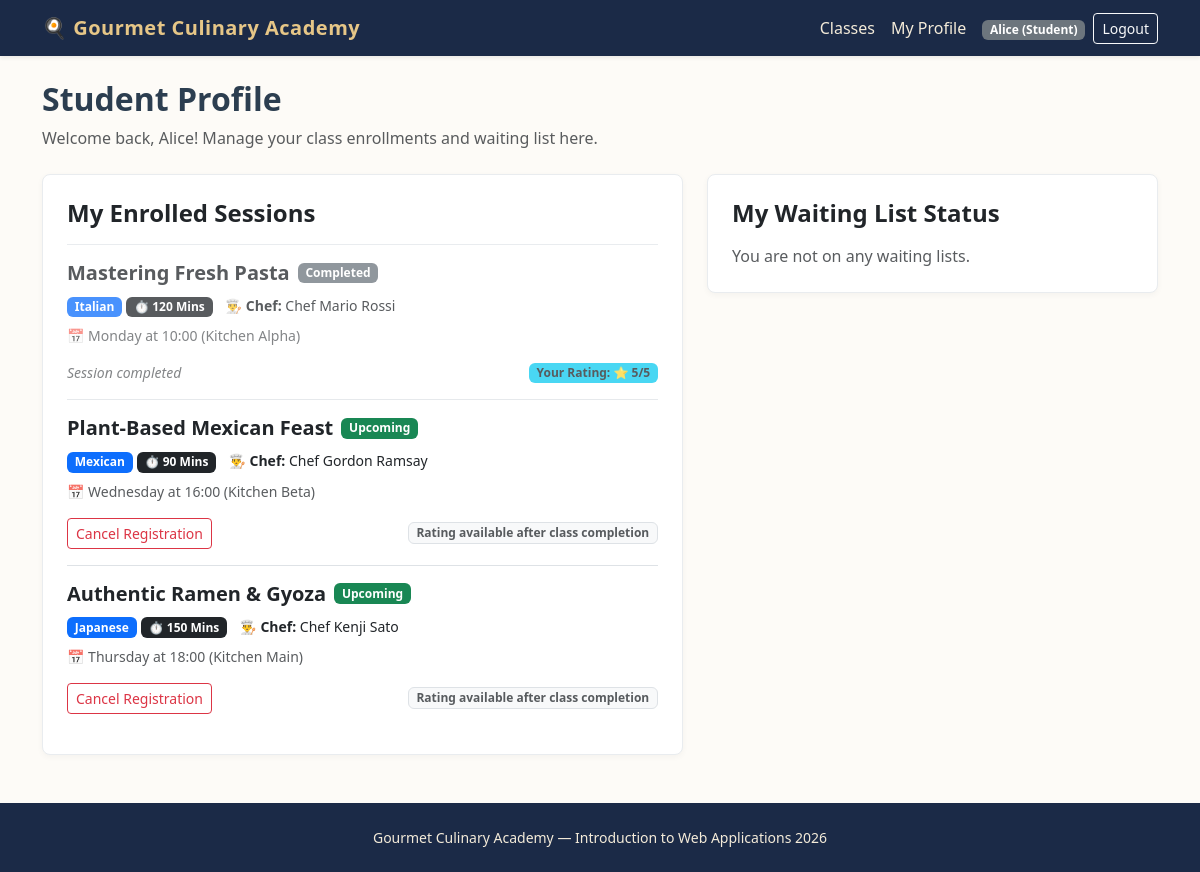
Page /student/profile (signed in) on the earlier database version.
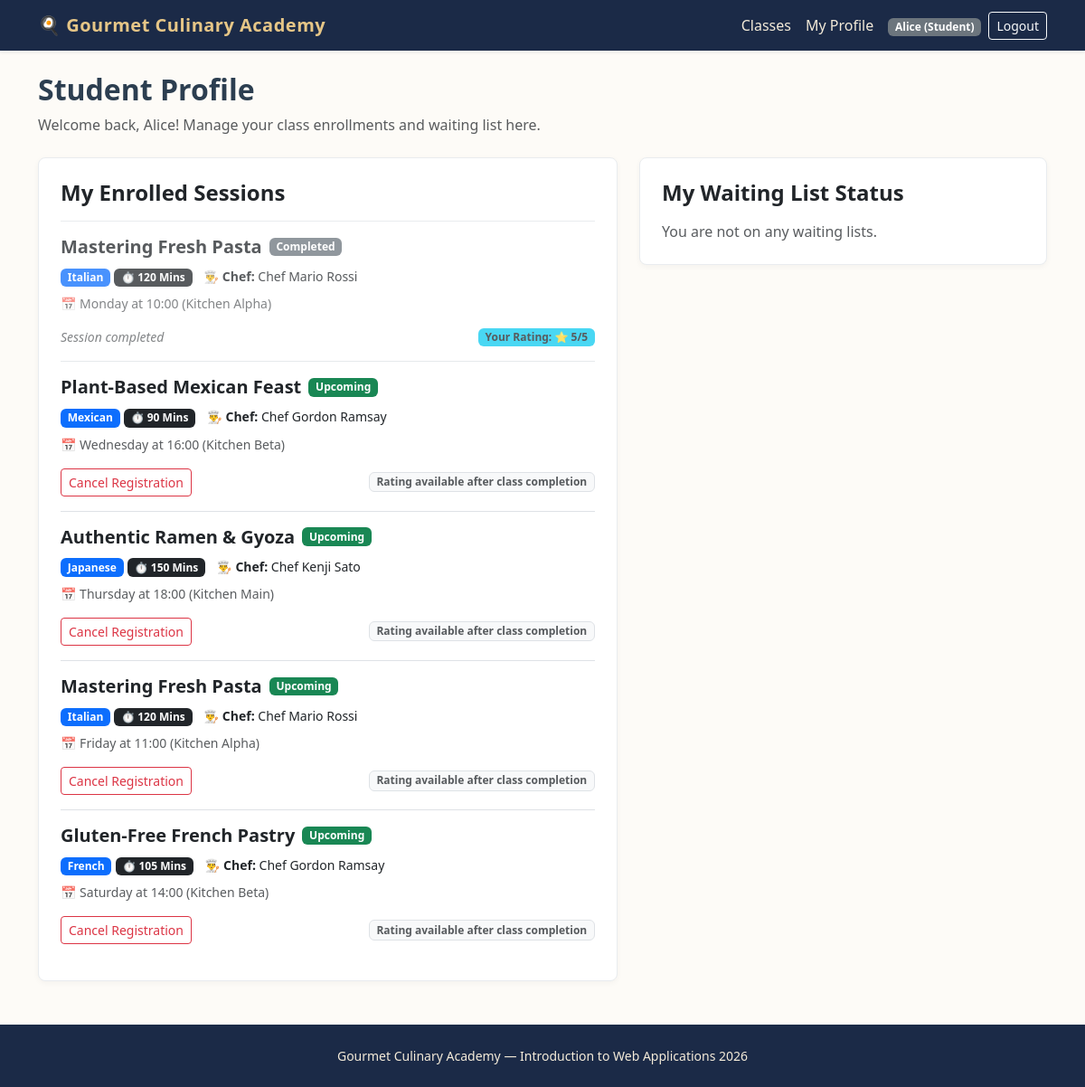
Same page on the later database version.
### tables this page shows
CREATE TABLE users (
    id INTEGER PRIMARY KEY AUTOINCREMENT,
    email TEXT UNIQUE NOT NULL,
    first_name TEXT NOT NULL,
    last_name TEXT NOT NULL,
    password TEXT NOT NULL,
    role TEXT NOT NULL CHECK(role IN ('Manager', 'Student'))
);

CREATE TABLE enrollments (
    id INTEGER PRIMARY KEY AUTOINCREMENT,
    student_id INTEGER NOT NULL,
    session_id INTEGER NOT NULL,
    FOREIGN KEY (student_id) REFERENCES users(id) ON DELETE CASCADE,
    FOREIGN KEY (session_id) REFERENCES class_sessions(id) ON DELETE CASCADE,
    UNIQUE(student_id, session_id)
);

CREATE TABLE cooking_classes (
    id INTEGER PRIMARY KEY AUTOINCREMENT,
    manager_id INTEGER NOT NULL,
    title TEXT NOT NULL UNIQUE,
    cuisine TEXT NOT NULL,
    difficulty TEXT NOT NULL CHECK(difficulty IN ('Beginner', 'Intermediate', 'Advanced')),
    duration INTEGER NOT NULL,
    dietary_category TEXT NOT NULL CHECK(dietary_category IN ('Standard', 'Vegetarian', 'Vegan', 'Gluten-free')),
    chef_name TEXT NOT NULL,
    ingredients TEXT NOT NULL, -- Virgülle ayrılmış en az 4 malzeme
    description TEXT NOT NULL,
    photo_1 TEXT NOT NULL,
    photo_2 TEXT NOT NULL,
    photo_3 TEXT NOT NULL,
    FOREIGN KEY (manager_id) REFERENCES users(id) ON DELETE CASCADE
);

CREATE TABLE class_sessions (
    id INTEGER PRIMARY KEY AUTOINCREMENT,
    class_id INTEGER NOT NULL,
    day_of_week TEXT NOT NULL CHECK(day_of_week IN ('Monday', 'Tuesday', 'Wednesday', 'Thursday', 'Friday', 'Saturday', 'Sunday')),
    start_time TEXT NOT NULL, -- HH:MM formatında
    kitchen_name TEXT NOT NULL,
    max_capacity INTEGER NOT NULL DEFAULT 10,
    FOREIGN KEY (class_id) REFERENCES cooking_classes(id) ON DELETE CASCADE
);

CREATE TABLE ratings (
    id INTEGER PRIMARY KEY AUTOINCREMENT,
    student_id INTEGER NOT NULL,
    session_id INTEGER NOT NULL,
    score INTEGER NOT NULL CHECK(score BETWEEN 1 AND 5),
    FOREIGN KEY (student_id) REFERENCES users(id) ON DELETE CASCADE,
    FOREIGN KEY (session_id) REFERENCES class_sessions(id) ON DELETE CASCADE,
    UNIQUE(student_id, session_id)
);

### routes/student_routes.py (the view)
@student_bp.route("/profile")
@login_required
def profile():
    raw_enrollments = get_student_enrollments(current_user.id)
    waiting_sessions = get_student_waiting_list(current_user.id)
    processed_enrollments = []
    print("\n--- DEBUG START ---")
    sim_now = get_current_simulated_datetime()
    print(f"1. SIMULE ZAMAN: {sim_now} (Day Index: {sim_now.isoweekday()})")
    for item in raw_enrollments:
        enroll_data = dict(item)
        day = enroll_data.get("day_of_week")
        time_str = enroll_data.get("start_time")
        is_past_val = is_session_past(day, time_str)
        enroll_data["is_past"] = is_past_val
        enroll_data["can_cancel"] = can_cancel_enrollment(day, time_str)
        print(
            f"2. DERS: {enroll_data.get('class_title')} | "
            f"Gun: '{day}' | Saat: '{time_str}' | "
            f"is_past sonucu: {is_past_val}"
        )
        processed_enrollments.append(enroll_data)
    print("--- DEBUG END ---\n")
    return render_template(
        "student/profile.html",
        enrollments=processed_enrollments,
        waiting_sessions=waiting_sessions,
    )

### app.py (called while the page is built)
@app.after_request
def add_header(response):
    response.headers["Cache-Control"] = (
        "no-store, no-cache, must-revalidate, post-check=0, pre-check=0, max-age=0"
    )
    response.headers["Pragma"] = "no-cache"
    response.headers["Expires"] = "-1"
    return response

@login_manager.user_loader
def load_user(user_id):
    row = get_user_by_id(user_id)
    if row:
        return User(
            user_id=row["id"],
            email=row["email"],
            first_name=row["first_name"],
            last_name=row["last_name"],
            role=row["role"]
        )
    return None

### dao/enrollment_dao.py (called while the page is built)
def get_student_waiting_list(student_id):
    conn = get_db()
    cursor = conn.cursor()
    cursor.execute(
        """
        SELECT w.id AS waiting_id, w.session_id, s.day_of_week, s.start_time,
               c.title AS class_title, c.chef_name, c.duration,
               (
                   SELECT COUNT(*) + 1
                   FROM waiting_list w2
                   WHERE w2.session_id = w.session_id AND w2.joined_at < w.joined_at
               ) AS position
        FROM waiting_list w
        JOIN class_sessions s ON w.session_id = s.id
        JOIN cooking_classes c ON s.class_id = c.id
        WHERE w.student_id = ?
        ORDER BY w.joined_at ASC
    """,
        (student_id,),
    )
    waiting_list = cursor.fetchall()
    close_db(conn)
    return waiting_list

### dao/user_dao.py (called while the page is built)
def get_user_by_id(user_id):
    conn = get_db()
    cursor = conn.cursor()
    cursor.execute("SELECT * FROM users WHERE id = ?", (user_id,))
    user = cursor.fetchone()
    close_db(conn)
    return user

### database/database.py (called while the page is built)
def get_db():
    conn = sqlite3.connect(DATABASE, timeout=10.0)
    conn.row_factory = sqlite3.Row
    conn.execute("PRAGMA foreign_keys = ON")
    return conn

### routes/student_routes.py (called while the page is built)
@student_bp.before_request
@login_required
def check_student_role():
    if current_user.role != "Student":
        flash("Access denied. Student privileges required.", "danger")
        return redirect(url_for("home.index"))

### utils.py (called while the page is built)
def can_cancel_enrollment(session_day, session_start_time):
    sim_now = get_current_simulated_datetime()
    session_dt = get_next_session_datetime(session_day, session_start_time)
    if sim_now >= session_dt:
        return False
    time_difference = session_dt - sim_now
    return time_difference.total_seconds() >= 12 * 3600

### templates/student/profile.html (shortened to what this page needs)
{% extends "base.html" %}
{% block content %}
<header class="mb-4">
    <h1 class="h2 fw-bold">Student Profile</h1>
    <p class="text-muted">Welcome back, {{ current_user.first_name }}! Manage your class enrollments and waiting list here.</p>
</header>
<div class="row g-4">
    <section class="col-lg-7">
        <div class="card card-culinary p-4 mb-4">
            <h2 class="h4 fw-bold mb-3">My Enrolled Sessions</h2>
            {% if enrollments %}
                <div class="list-group list-group-flush">
                    {% for e in enrollments %}
                        <div class="list-group-item bg-transparent px-0 py-3 {{ 'opacity-75' if e.is_past else '' }}">
                            <div class="d-flex justify-content-between align-items-start mb-2">
                                <div>
                                    <div class="d-flex align-items-center gap-2 mb-1">
                                        <h3 class="h5 fw-bold mb-0">{{ e.class_title }}</h3>
                                        {% if e.is_past %}
                                            <span class="badge bg-secondary">Completed</span>
                                        {% else %}
                                            <span class="badge bg-success">Upcoming</span>
                                        {% endif %}
                                    </div>
                                    <div class="mb-2 mt-2">
                                        <span class="badge bg-primary">{{ e.cuisine }}</span>
                                        {% if e.duration %}
                                            <span class="badge bg-dark">⏱️ {{ e.duration }} Mins</span>
                                        {% endif %}
                                        <span class="small text-dark ms-2">👨‍🍳 <strong>Chef:</strong> {{ e.chef_name }}</span>
                                    </div>
                                    <div class="text-muted small">
                                        📅 {{ e.day_of_week }} at {{ e.start_time[:5] if e.start_time else e.start_time }} ({{ e.kitchen_name }})
                                    </div>
                                </div>
                            </div>
                            <div class="d-flex justify-content-between align-items-center mt-3 flex-wrap gap-2">
                                {% if e.is_past %}
                                    <span class="text-muted small"><i>Session completed</i></span>
                                    {% if e.user_score %}
                                        <span class="badge bg-info text-dark">Your Rating: ⭐ {{ e.user_score }}/5</span>
                                    {% endif %}
                                {% else %}
                                    <form method="post" action="{{ url_for('student.cancel', session_id=e.session_id) }}">
                                        <button type="submit" class="btn btn-sm btn-outline-danger" onclick="return confirm('Are you sure you want to cancel this enrollment?')">Cancel Registration</button>
                                    </form>
                                    <span class="badge bg-light text-muted border">Rating available after class completion</span>
                                {% endif %}
                            </div>
                        </div>
                    {% endfor %}
                </div>
            {% else %}
                <p class="text-muted mb-0">You are not currently enrolled in any cooking classes.</p>
            {% endif %}
        </div>
    </section>
    <section class="col-lg-5">
        <div class="card card-culinary p-4">
            <h2 class="h4 fw-bold mb-3">My Waiting List Status</h2>
            {% if waiting_sessions %}
                <div class="list-group list-group-flush">
                    {% for w in waiting_sessions %}
                        <div class="list-group-item bg-transparent px-0 py-3">
                            <h3 class="h6 fw-bold mb-1">{{ w.class_title }}</h3>
                            <div class="mb-2">
                                {% if w.duration %}
                                    <span class="badge bg-dark small p-1">⏱️ {{ w.duration }} Mins</span>
                                {% endif %}
                                <span class="small text-dark ms-1">👨‍🍳 <strong>Chef:</strong> {{ w.chef_name }}</span>
                            </div>
                            <p class="small text-muted mb-2">📅 {{ w.day_of_week }} at {{ w.start_time[:5] if w.start_time else w.start_time }}</p>
                            <div class="d-flex justify-content-between align-items-center">
                                <span class="badge bg-warning text-dark">Queue Position: #{{ w.position }}</span>
                                <form method="post" action="{{ url_for('student.leave_waiting', session_id=w.session_id) }}">
                                    <button type="submit" class="btn btn-sm btn-link text-danger p-0 text-decoration-none">Leave List</button>
                                </form>
                            </div>
                        </div>
                    {% endfor %}
                </div>
            {% else %}
                <p class="text-muted mb-0">You are not on any waiting lists.</p>
            {% endif %}
        </div>
    </section>
</div>
{% endblock %}

### templates/base.html (shortened to what this page needs)
<!DOCTYPE html>
<html lang="en">
<head>
    <link href="https://cdn.jsdelivr.net/npm/bootstrap@5.3.3/dist/css/bootstrap.min.css" rel="stylesheet">
    <link rel="stylesheet" href="{{ url_for('static', filename='css/style.css') }}">
</head>
<body>
    <header>
        <nav class="navbar navbar-expand-lg navbar-dark bg-culinary shadow-sm">
            <div class="container">
                <a class="navbar-brand" href="{{ url_for('home.index') }}">🍳 Gourmet Culinary Academy</a>
                <section class="collapse navbar-collapse" id="mainNav">
                    <ul class="navbar-nav ms-auto align-items-center">
                        <li class="nav-item">
                            <a class="nav-link" href="{{ url_for('home.index') }}">Classes</a>
                        </li>
                        {% if current_user.is_authenticated %}
                            {% if current_user.role == 'Manager' %}
                                <li class="nav-item">
                                    <a class="nav-link" href="{{ url_for('manager.dashboard') }}">Dashboard</a>
                                </li>
                                <li class="nav-item">
                                    <a class="nav-link" href="{{ url_for('manager.create_class') }}">New Class</a>
                                </li>
                            {% else %}
                                <li class="nav-item">
                                    <a class="nav-link" href="{{ url_for('student.profile') }}">My Profile</a>
                                </li>
                            {% endif %}
                            <li class="nav-item ms-lg-2">
                                <span class="badge bg-secondary">{{ current_user.first_name }} ({{ current_user.role }})</span>
                            </li>
                            <li class="nav-item ms-lg-2">
                                <a class="btn btn-sm btn-outline-light" href="{{ url_for('auth.logout') }}">Logout</a>
                            </li>
                        {% endif %}
                    </ul>
                </section>
            </div>
        </nav>
    </header>
    <main class="container py-4">
        {% block content %}{% endblock %}
    </main>
    <footer class="site-footer text-center py-4 mt-auto">
        <div class="container">
            <p class="mb-0 small">Gourmet Culinary Academy — Introduction to Web Applications 2026</p>
        </div>
    </footer>
</body>
</html>

### static/css/style.css (style rules this page uses)
body { background-color: #fdfbf7; color: #2c3e50; font-family: "Segoe UI", Tahoma, Geneva, Verdana, sans-serif; min-height: 100vh; display: flex; flex-direction: column; }
main { flex: 1; }
.bg-culinary { background-color: #1b2a47; }
.navbar-dark .navbar-brand { color: #e6c687; font-weight: 700; letter-spacing: 0.5px; }
.navbar-dark .nav-link { color: #f4ebd9; }
.card-culinary { border: 1px solid #e9ecef; border-radius: 8px; transition: transform 0.15s ease, box-shadow 0.15s ease; box-shadow: 0 2px 6px rgba(0,0,0,0.04); }
.site-footer { background-color: #1b2a47; color: #f4ebd9; }

Differences in the rows shown:
added enrollments: class_title "Mastering Fresh Pasta", shows "Upcoming", cuisine "Italian", duration "120", chef_name "Chef Mario Rossi", day_of_week "Friday", start_time "11:00", kitchen_name "Kitchen Alpha"
added enrollments: class_title "Gluten-Free French Pastry", shows "Upcoming", cuisine "French", duration "105", chef_name "Chef Gordon Ramsay", day_of_week "Saturday", start_time "14:00", kitchen_name "Kitchen Beta"
